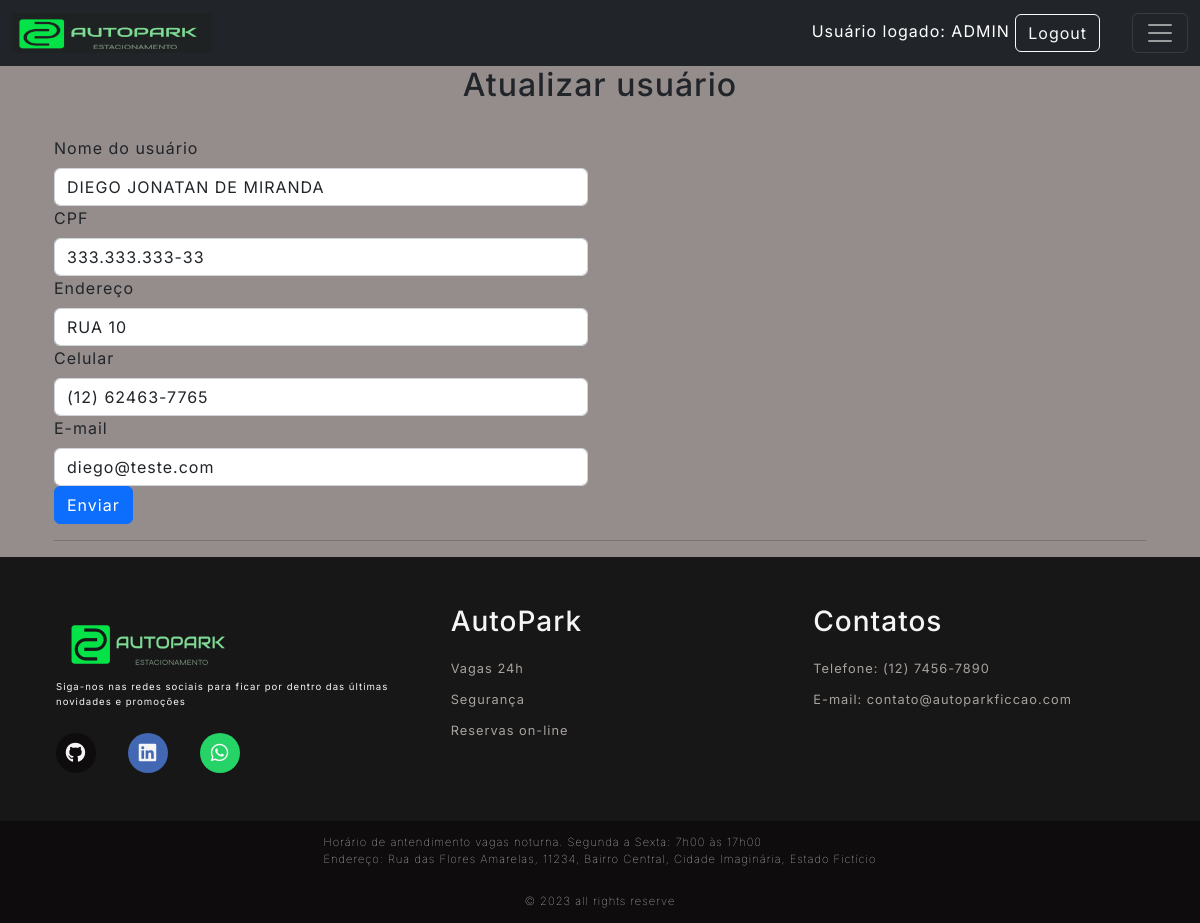
The app's page /user/2/updateUser (signed in) with its own data.
### Src/Model/BancoDados.py (models this page shows, shortened)
class Usuarios(UserMixin,db.Model):
  __tablename__= "Usuarios"
  id = db.Column(db.Integer, primary_key=True, autoincrement=True)
  cpf = db.Column(db.Integer, unique=True)
  codUser = db.Column(db.Integer, unique=True)
  nome = db.Column(db.String(150))
  endereco = db.Column(db.String(150))
  contato = db.Column(db.String(150))
  email = db.Column(db.String(150))
  senha = db.Column(db.String(150))
  status = db.Column(db.String(3))

### Src/View/User.py (the view, shortened to what this page needs)
@User.route('/<int:id>/updateUser', methods=['GET', 'POST'])
@login_required
def updateUser(id):
    _user = Usuarios.query.filter_by(id=id).first()
    return render_template('atualizarUsuarios.html', user=_user)

### Src/View/Login.py (called while the page is built)
@login_manager.user_loader
def load_user(employee_id):
  usuario = Usuarios.query.filter_by(id=employee_id).first()
  return usuario

### Templates/atualizarUsuarios.html (shortened to what this page needs)
{% extends 'base.html' %}
{% block conteudo %}
<h2 style="text-align: center;">Atualizar usuário</h2><br>
<div class="container">
  <form method="POST" action="{{url_for('router.user.updateUser', id=user.id)}}">
    <div class="row">
      <div class="col-sm-6">
        <label class="form-label" for="form3Example4">Nome do usuário</label>
        <input type="text" class="form-control" name="nome" value="{{user.nome}}">
        <label class="form-label" for="form3Example4">CPF</label>
        <input type="text" minlength="11" maxlength="11" class="form-control" id="cpf" name="cpf" value="{{user.cpf}}">
        <label class="form-label" for="form3Example4">Endereço</label>
        <input type="text" class="form-control" name="endereco" value="{{user.endereco}}">
        <label class="form-label" for="form3Example4">Celular</label>
        <input type="text" class="form-control" name="contato" value="{{user.contato}}" id="celular">
        <label class="form-label" for="form3Example4">E-mail</label>
        <input type="text" class="form-control" name="email" value="{{user.email}}">
        <button type="submit" name="bt1" value="1" class="btn btn-primary">Enviar</button>
      </div>
    </div>
    <hr>
</div>
{% endblock conteudo %}

### Templates/top.html (shortened to what this page needs)
<div id="containers">
    <nav class="navbar navbar-dark bg-dark">
        <div class="container-fluid">
            <a class="navbar-brand" href="{{url_for('router.home.index')}}">
                <img src="{{url_for('static', filename='Images/LogoNavi.png')}}" alt="Logo" class="logo">
            </a>
            <div class="ms-auto">
                {% if not current_user.nome %}
                <div class="text-end login-button">
                    <a type="button" class="btn btn-outline-light me-2"
                        href="{{url_for('router.login.login')}}">Login</a>
                </div>
                {% else %}
                <div class="text-end me-4 user-info">
                    Usuário logado: {{current_user.nome}}
                    <a type="button" class="btn btn-outline-light me-2"
                        href="{{url_for('router.login.logout')}}">Logout</a>
                </div>
                {% endif %}
            </div>
            <button class="navbar-toggler" type="button" data-bs-toggle="collapse" data-bs-target="#navbarNav" aria-controls="navbarNav" aria-expanded="false" aria-label="Toggle navigation">
                <span class="navbar-toggler-icon"></span>
            </button>
        </div>
    </nav>
</div>

### Public/style.css (style rules this page uses)
:root { --color-neutral-0: #0e0c0c; --color-neutral-10: #171717; --color-neutral-30: #a8a29e; --color-neutral-40: #f5f5f5; --color-neutral-50: #958c8c; }
* { font-family: 'Inter', sans-serif; margin: 0; padding: 0; box-sizing: border-box; letter-spacing: 1px; }
body { background: var(--color-neutral-50); display: flex; flex-direction: column; min-height: 100vh; }
.logo { width: 200px; height: 40px; }
.user-info { text-align:right; color:white; width:300px; }
.user-info { text-align: right; color: white; width: 600px; white-space: nowrap; overflow: hidden; text-overflow: ellipsis; }

### records on screen
Usuarios: nome "ADMIN"
Usuarios: nome "DIEGO JONATAN DE MIRANDA", cpf "333.333.333-33", endereco "RUA 10", contato "(12) 62463-7765", email "diego@teste.com"
